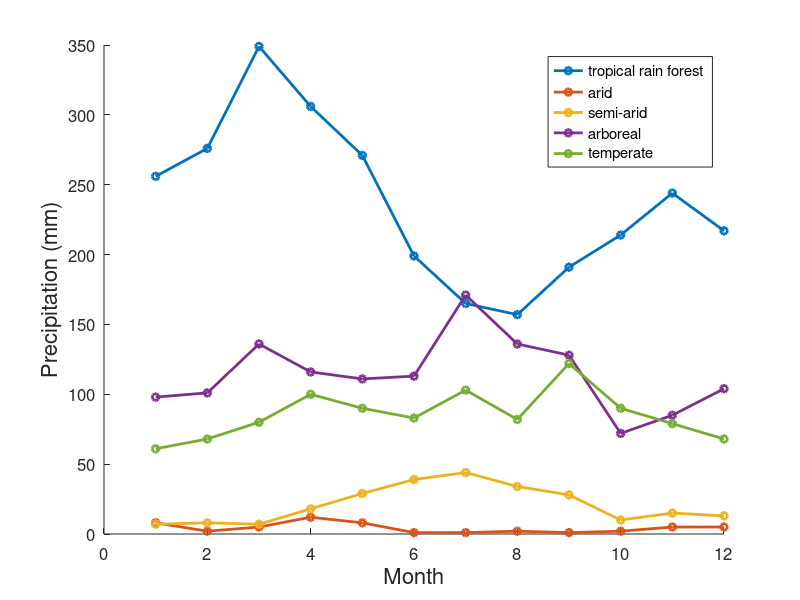

Source code (MATLAB):
T=[28   29   30   28.5  27   26   25   25.5  26   26.5   27   27.5   ; %tropical rain forest
   25   26   27   29    32   37   37   37    34   29     26   26     ; %arid
   12   14   18   23    26   27   28   28    25   20     15   12     ; %semi-arid
   12   13   16   20    24   27   28   28    26   21     16   13     ; %arboreal
   10   11   13   15    19   22   23   23    21   17     13   9  ; %temperate
   ];

M=[256   276   349   306    271   199   165   157   191    214    244    217; 
   8     2     5     12     8     1     1     2     1      2      5      5 ;
   7     8     7     18     29    39    44    34    28     10     15     13;
   98    101   136   116    111   113   171   136   128    72     85     104;
   61    68    80    100    90    83    103   82    122    90     79     68;
   ]; 

month=[1 2 3 4 5 6 7 8 9 10 11 12;];
hold on
plot(month(1,:),M(1,:),'-o','LineWidth',2,'MarkerSize',5)
plot(month(1,:),M(2,:),'-o','LineWidth',2,'MarkerSize',5)
plot(month(1,:),M(3,:),'-o','LineWidth',2,'MarkerSize',5)
plot(month(1,:),M(4,:),'-o','LineWidth',2,'MarkerSize',5)
plot(month(1,:),M(5,:),'-o','LineWidth',2,'MarkerSize',5)
xlabel('Month');
ylabel('Precipitation (mm)');
legend('tropical rain forest','arid','semi-arid','arboreal','temperate');
fontSize = 16; %统一字号 
delta=4;
    axis = 1;%坐标轴粗细
    set(gca,'FontSize',fontSize - delta);  %改变图中坐标的字号
    set(get(gca,'XLabel'),'FontSize',fontSize); %xlabel字号
    set(get(gca,'YLabel'),'FontSize',fontSize); %ylabel轴字号
    set(get(gca,'title'),'FontSize',fontSize); %title轴字号
    set(get(gca,'legend'),'FontSize',fontSize); %legend轴字号
hold off